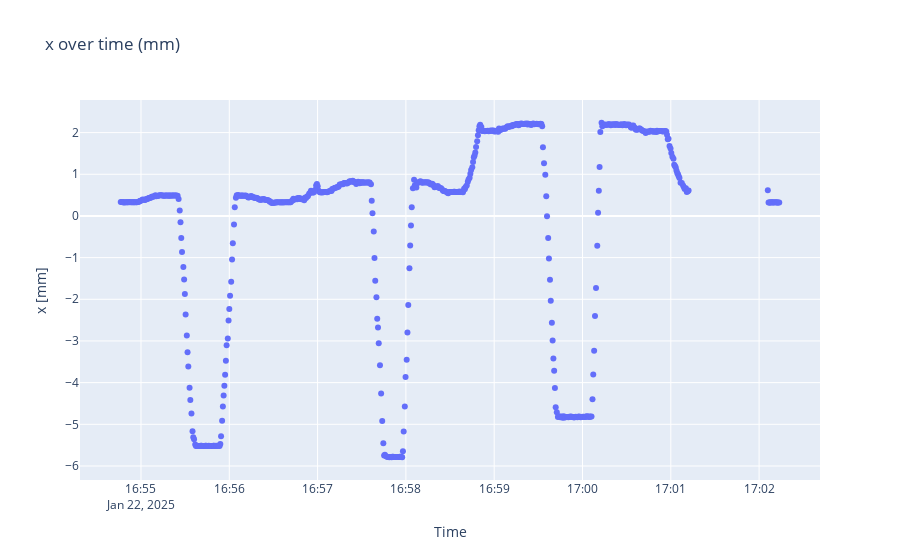
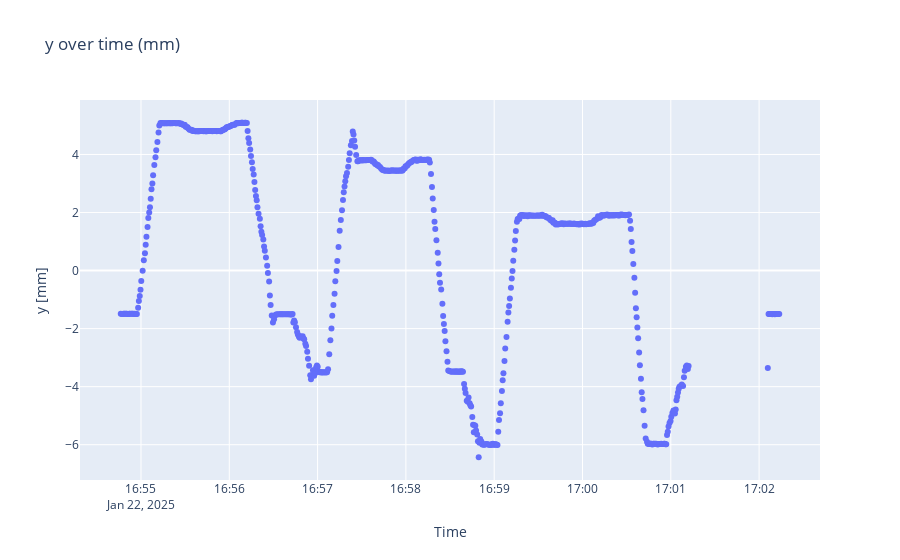
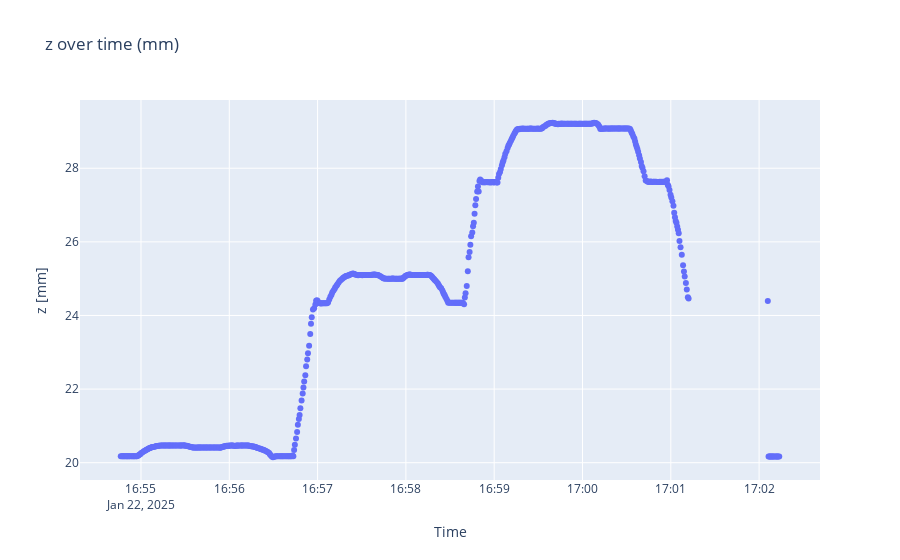

The notebook cell saved with these charts, in order:
### Code cell
locplots(locpred, timestamps)

### Figure 1 — Plotly figure (JSON) as saved in the notebook; plotly's stock layout.template omitted (floating-point values rounded to 4 significant figures; data arrays with more than 128 entries replaced by an {"elided": "..."} marker saying what was removed)
{"data": [{"mode": "markers", "type": "scatter", "x": {"elided": "639 str values"}, "y": {"elided": "639 float values"}}], "layout": {"title": {"text": "x over time (mm)"}, "xaxis": {"title": {"text": "Time"}}, "yaxis": {"scaleanchor": "y", "title": {"text": "x [mm]"}}}}

### Figure 2 — Plotly figure (JSON) as saved in the notebook; plotly's stock layout.template omitted (floating-point values rounded to 4 significant figures; data arrays with more than 128 entries replaced by an {"elided": "..."} marker saying what was removed)
{"data": [{"mode": "markers", "type": "scatter", "x": {"elided": "639 str values"}, "y": {"elided": "639 float values"}}], "layout": {"title": {"text": "y over time (mm)"}, "xaxis": {"title": {"text": "Time"}}, "yaxis": {"scaleanchor": "y", "title": {"text": "y [mm]"}}}}

### Figure 3 — Plotly figure (JSON) as saved in the notebook; plotly's stock layout.template omitted (floating-point values rounded to 4 significant figures; data arrays with more than 128 entries replaced by an {"elided": "..."} marker saying what was removed)
{"data": [{"mode": "markers", "type": "scatter", "x": {"elided": "639 str values"}, "y": {"elided": "639 float values"}}], "layout": {"title": {"text": "z over time (mm)"}, "xaxis": {"title": {"text": "Time"}}, "yaxis": {"scaleanchor": "y", "title": {"text": "z [mm]"}}}}
